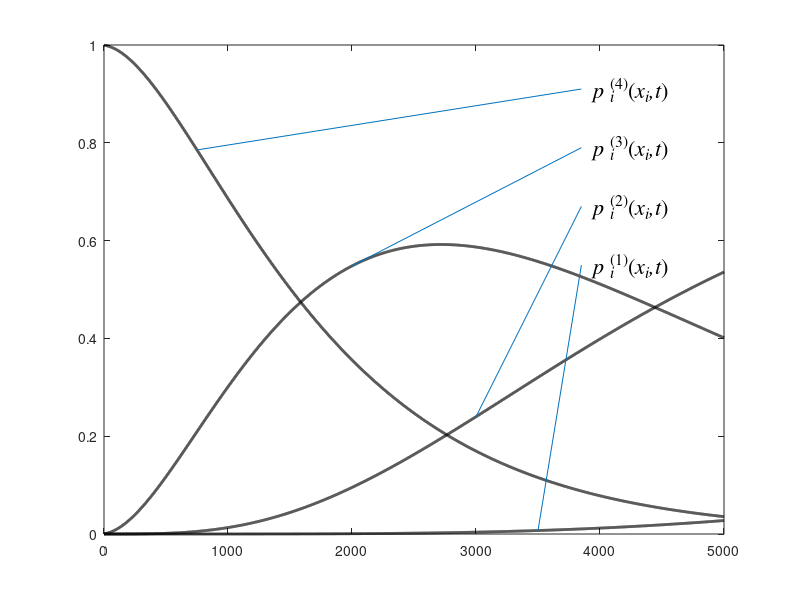
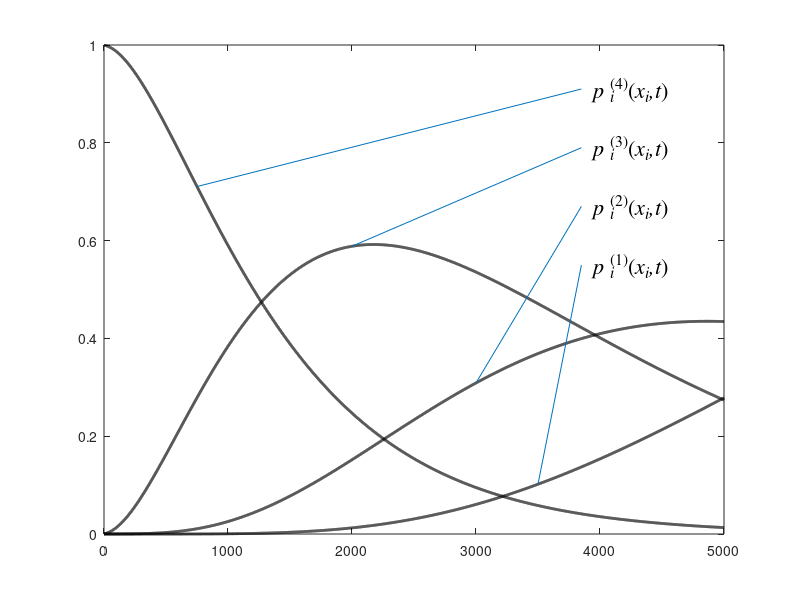
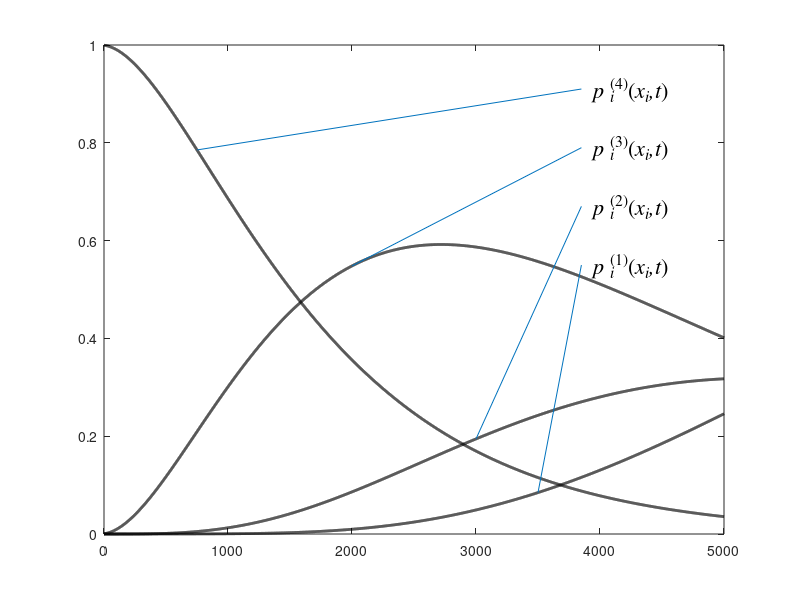
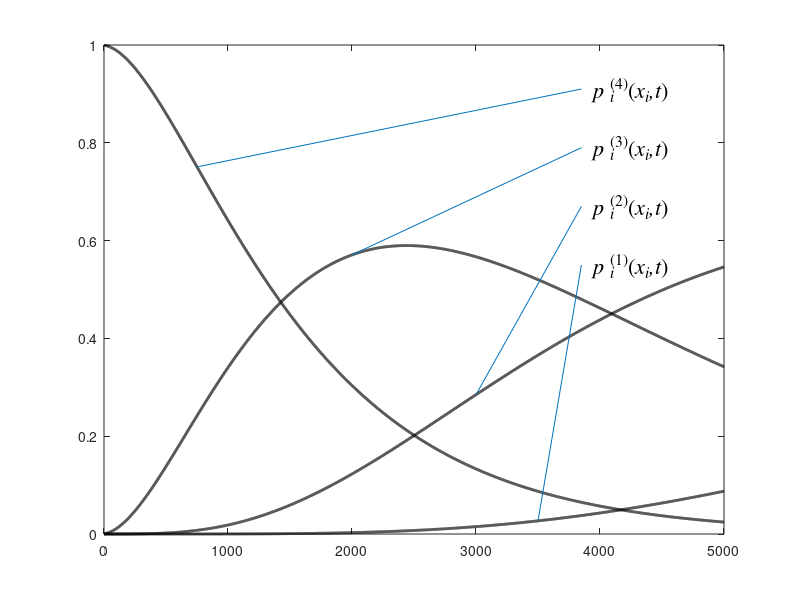

Source code (MATLAB) for these figures, in order:
% (1) Prepare your data
t = 0:0.5:5000;
%fn='Euclid';
fs=18;
fn='Times';
%fs=18;

%RD1 - x_i=(2,0,0)
p11 = 0.0195201* exp(-0.0016* t)-1.99965* exp(-0.0005* t)-0.18405* exp(-0.0012* t)+1+0.154413* exp(-0.0008* t)+1.31733* exp(-0.0004* t)-3.0359* exp(-0.0001* t)+2.30418* exp(-0.0002* t)+0.424159* exp(-0.0009* t);
p12 = 3.0359* exp(-0.0001* t)+1.99965* exp(-0.0005* t)-3.68101* exp(-0.0012* t)+0.936964* exp(-0.0016* t)-2.30418* exp(-0.0002* t)+5.70616* exp(-0.0008* t)-5.26933* exp(-0.0004* t)-0.424159* exp(-0.0009* t);
p13 = -5.47685e-11* exp(-0.0016* t)+3.952* exp(-0.0004* t)+3.86506* exp(-0.0012* t)-7.81658* exp(-0.0008* t);
p14 = 1.1736e-08* exp(-0.0012* t)+1.956* exp(-0.0008* t)-0.956484* exp(-0.0016* t);

%text(500, p14(find(t==500)), '\leftarrow{\it p_i}^{(4)}({\itt})','FontName','Times','Fontsize',28,'VerticalAlignment','middle','HorizontalAlignment','left');
%text(2500, p13(find(t==2500)), '{\it p_i}^{(3)}({\itt})','FontName','Times','Fontsize',28,'VerticalAlignment','bottom','HorizontalAlignment','left');
%text(3500, p12(find(t==3500)), '\leftarrow{\it p_i}^{(2)}({\itt})','FontName','Times','Fontsize',28,'VerticalAlignment','middle','HorizontalAlignment','left');
%text(2500, p11(find(t==2500)), '{\it p_i}^{(1)}({\itt})','FontName','Times','Fontsize',28,'VerticalAlignment','bottom','HorizontalAlignment','left');
P_1_1=[p11;p12;p13;p14]; myplot=plot(t,P_1_1,'-k','LineWidth',2); box on; axis([0.00000 5000.00 0.0 1.0]); grid off; 
%xlabel('\itt')

p_0=p11(find(t==3500));
s=strcat(' {\it p} _{\it{i}}^{(1)}({\itx_i,t})');
X=[3500, 3850]; Y=[p_0 , 0.550000];
text(3850, 0.550000,s,'Fontsize',16,'Fontname',fn); line(X,Y);
p_1=p12(find(t==3000));
s=strcat(' {\it p} _{\it{i}}^{(2)}({\itx_i,t})');
X=[3000, 3850]; Y=[p_1 , 0.670000];
text(3850, 0.670000,s,'Fontsize',16,'Fontname',fn); line(X,Y);
p_2=p13(find(t==2000));
s=strcat(' {\it p} _{\it{i}}^{(3)}({\itx_i,t})');
X=[2000, 3850]; Y=[p_2 , 0.790000];
text(3850, 0.790000,s,'Fontsize',16,'Fontname',fn); line(X,Y);
p_3=p14(find(t==750));
s=strcat(' {\it p} _{\it{i}}^{(4)}({\itx_i,t})');
X=[750, 3850]; Y=[p_3 , 0.910000];
text(3850, 0.910000,s,'Fontsize',16,'Fontname',fn); line(X,Y);

print -dmeta active_redundancy_version_2_0_0

%RD2 - x_i=(0,2,0)
p21 = -10.3068* exp(-0.0015* t)+10.7593* exp(-0.0014* t)-130.432* exp(-0.0009* t)+1+61.1692* exp(-0.001* t)+15.808* exp(-0.0005* t)-16.502* exp(-0.0004* t)+68.079* exp(-0.0008* t)+0.425104* exp(-0.002* t);
p22 = 16.502* exp(-0.0004* t)+130.432* exp(-0.0009* t)+6.44176* exp(-0.0015* t)+0.53138* exp(-0.002* t)-68.079* exp(-0.0008* t)-55.3086* exp(-0.001* t)-19.76* exp(-0.0005* t)-10.7593* exp(-0.0014* t);
p23 =  4.44089e-16* exp(-0.002* t)+3.952* exp(-0.0005* t)+3.86506* exp(-0.0015* t)-7.81658* exp(-0.001* t);
p24 =  -1.73728e-15* exp(-0.0015* t)+1.956* exp(-0.001* t)-0.956484* exp(-0.002* t);

%text(500, p24(find(t==500)), '\leftarrow{\it p_i}^{(4)}({\itt})','FontName','Times','Fontsize',28,'VerticalAlignment','middle','HorizontalAlignment','left');
%text(2500, p23(find(t==2500)), '{\it p_i}^{(3)}({\itt})','FontName','Times','Fontsize',28,'VerticalAlignment','bottom','HorizontalAlignment','left');
%text(3000, p22(find(t==3000)), '\leftarrow{\it p_i}^{(2)}({\itt})','FontName','Times','Fontsize',28,'VerticalAlignment','middle','HorizontalAlignment','left');
%text(4000, p21(find(t==4000)), '\leftarrow{\it p_i}^{(1)}({\itt})','FontName','Times','Fontsize',28,'VerticalAlignment','middle','HorizontalAlignment','left');

P_1_1=[p21;p22;p23;p24]; myplot=plot(t,P_1_1,'-k','LineWidth',2); box on; axis([0.00000 5000.00 0.0 1.0]); grid off; 
%xlabel('\itt')

p_0=p21(find(t==3500));
s=strcat(' {\it p} _{\it{i}}^{(1)}({\itx_i,t})');
X=[3500, 3850]; Y=[p_0 , 0.550000];
text(3850, 0.550000,s,'Fontsize',16,'Fontname',fn); line(X,Y);
p_1=p22(find(t==3000));
s=strcat(' {\it p} _{\it{i}}^{(2)}({\itx_i,t})');
X=[3000, 3850]; Y=[p_1 , 0.670000];
text(3850, 0.670000,s,'Fontsize',16,'Fontname',fn); line(X,Y);
p_2=p23(find(t==2000));
s=strcat(' {\it p} _{\it{i}}^{(3)}({\itx_i,t})');
X=[2000, 3850]; Y=[p_2 , 0.790000];
text(3850, 0.790000,s,'Fontsize',16,'Fontname',fn); line(X,Y);
p_3=p24(find(t==750));
s=strcat(' {\it p} _{\it{i}}^{(4)}({\itx_i,t})');
X=[750, 3850]; Y=[p_3 , 0.910000];
text(3850, 0.910000,s,'Fontsize',16,'Fontname',fn); line(X,Y);

print -dmeta active_redundancy_version_0_2_0

%RD3 - x_i=(0,0,2)
p31 = 32.2088* exp(-0.0012* t)-34.2659* exp(-0.0013* t)-207.697*exp(-0.0009* t)+1+94.3544* exp(-0.0008* t)-19.76* exp(-0.0004* t)+21.022* exp(-0.0005* t)+110.481* exp(-0.001* t)+2.6569* exp(-0.0016* t);
p32 = -21.022* exp(-0.0005* t)+207.697* exp(-0.0009* t)-36.0739*exp(-0.0012* t)-1.70042* exp(-0.0016* t)-110.481* exp(-0.001* t)-88.4938* exp(-0.0008* t)+15.808* exp(-0.0004* t)+34.2659* exp(-0.0013* t);
p33 =-8.88178e-16* exp(-0.0016* t)+3.952* exp(-0.0004* t)+3.86506* exp(-0.0012* t)-7.81658* exp(-0.0008* t); 
p34 =-1.73728e-15* exp(-0.0012* t)+1.956* exp(-0.0008* t)-0.956484*exp(-0.0016* t);

%text(500, p34(find(t==500)), '\leftarrow{\it p_i}^{(4)}({\itt})','FontName','Times','Fontsize',28,'VerticalAlignment','middle','HorizontalAlignment','left');
%text(2500, p33(find(t==2500)), '{\it p_i}^{(3)}({\itt})','FontName','Times','Fontsize',28,'VerticalAlignment','bottom','HorizontalAlignment','left');
%text(2500, p32(find(t==2500)), '{\it p_i}^{(2)}({\itt})\rightarrow','FontName','Times','Fontsize',28,'VerticalAlignment','middle','HorizontalAlignment','right');
%text(4000, p31(find(t==4000)), '\leftarrow{\it p_i}^{(1)}({\itt})','FontName','Times','Fontsize',28,'VerticalAlignment','middle','HorizontalAlignment','left');
P_1_1=[p31;p32;p33;p34]; myplot=plot(t,P_1_1,'-k','LineWidth',2); box on; axis([0.00000 5000.00 0.0 1.0]); grid off; 
%xlabel('\itt')

p_0=p31(find(t==3500));
s=strcat(' {\it p} _{\it{i}}^{(1)}({\itx_i,t})');
X=[3500, 3850]; Y=[p_0 , 0.550000];
text(3850, 0.550000,s,'Fontsize',16,'Fontname',fn); line(X,Y);
p_1=p32(find(t==3000));
s=strcat(' {\it p} _{\it{i}}^{(2)}({\itx_i,t})');
X=[3000, 3850]; Y=[p_1 , 0.670000];
text(3850, 0.670000,s,'Fontsize',16,'Fontname',fn); line(X,Y);
p_2=p33(find(t==2000));
s=strcat(' {\it p} _{\it{i}}^{(3)}({\itx_i,t})');
X=[2000, 3850]; Y=[p_2 , 0.790000];
text(3850, 0.790000,s,'Fontsize',16,'Fontname',fn); line(X,Y);
p_3=p34(find(t==750));
s=strcat(' {\it p} _{\it{i}}^{(4)}({\itx_i,t})');
X=[750, 3850]; Y=[p_3 , 0.910000];
text(3850, 0.910000,s,'Fontsize',16,'Fontname',fn); line(X,Y);

print -dmeta active_redundancy_version_0_0_2


%RD4 - x_i=(1,1,0)
p41 =-1.1043* exp(-0.0013* t)+5.2061* exp(-0.0009* t)-0.429451* exp(-0.0014* t) -11.9979* exp(-0.0006* t)+1-5.57437* exp(-0.0008* t)-7.59233* exp(-0.0004* t)-1.51795* exp(-0.0001* t)-0.652* exp(-0.001* t)+0.0910937* exp(-0.0018* t)+1.15278* exp(-0.0012* t)+0.989705* exp(-0.0011* t)+20.4286* exp(-0.0005* t)
p42 = -0.989705* exp(-0.0011* t)+11.9979* exp(-0.0006* t)-1.15278* exp(-0.0012* t)-1.30153* exp(-0.0009* t)-0.828226* exp(-0.0013* t)-22.4046* exp(-0.0005* t)+1.51795* exp(-0.0001* t)+6.55237* exp(-0.0008* t)+5.61633* exp(-0.0004* t)+1.63* exp(-0.001* t)+0.86539* exp(-0.0018* t)-1.50308* exp(-0.0014* t)
p43 =1.93253* exp(-0.0013* t)+1.976* exp(-0.0005* t)+1.93253* exp(-0.0014* t)-2.7384e-11* exp(-0.0018* t)-3.90458* exp(-0.0009* t)-1.956* exp(-0.0008* t)+1.976* exp(-0.0004* t)-1.956* exp(-0.001* t)
p44 =5.868e-09* exp(-0.0014* t)+0.978* exp(-0.0008* t)-8.68638e-16* exp(-0.0013* t)+0.978* exp(-0.001* t)-0.956484* exp(-0.0018* t)

P_1_1=[p41;p42;p43;p44]; myplot=plot(t,P_1_1,'-k','LineWidth',2); box on; axis([0.00000 5000.00 0.0 1.0]); grid off; 
%xlabel('\itt')

p_0=p41(find(t==3500));
s=strcat(' {\it p} _{\it{i}}^{(1)}({\itx_i,t})');
X=[3500, 3850]; Y=[p_0 , 0.550000];
text(3850, 0.550000,s,'Fontsize',16,'Fontname',fn); line(X,Y);
p_1=p42(find(t==3000));
s=strcat(' {\it p} _{\it{i}}^{(2)}({\itx_i,t})');
X=[3000, 3850]; Y=[p_1 , 0.670000];
text(3850, 0.670000,s,'Fontsize',16,'Fontname',fn); line(X,Y);
p_2=p43(find(t==2000));
s=strcat(' {\it p} _{\it{i}}^{(3)}({\itx_i,t})');
X=[2000, 3850]; Y=[p_2 , 0.790000];
text(3850, 0.790000,s,'Fontsize',16,'Fontname',fn); line(X,Y);
p_3=p44(find(t==750));
s=strcat(' {\it p} _{\it{i}}^{(4)}({\itx_i,t})');
X=[750, 3850]; Y=[p_3 , 0.910000];
text(3850, 0.910000,s,'Fontsize',16,'Fontname',fn); line(X,Y);

print -dmeta active_redundancy_version_1_1_0

%RD5 - x_i=(0,1,1)
p51 =-12.8835* exp(-0.0013* t)+13.4491* exp(-0.0012* t)-6.85317* exp(-0.0015* t)+1+82.4269* exp(-0.001* t)+18.415* exp(-0.0005* t)-18.131* exp(-0.0004* t)+79.8899* exp(-0.0008* t)+1.06276* exp(-0.0018* t)-164.818* exp(-0.0009* t)+6.44176* exp(-0.0014* t)
p52 =6.85317* exp(-0.0015* t)+168.722* exp(-0.0009* t)-8.37429* exp(-0.0014* t)+16.155* exp(-0.0004* t)+10.951* exp(-0.0013* t)-13.4491* exp(-0.0012* t)-81.4489* exp(-0.001* t)-20.391* exp(-0.0005* t)-78.9119* exp(-0.0008* t)-0.106276* exp(-0.0018* t)
p53 =1.93253* exp(-0.0014* t)+1.976* exp(-0.0004* t)+1.93253* exp(-0.0013* t)-2.22045e-16* exp(-0.0018* t)-3.90458* exp(-0.0009* t)-1.956* exp(-0.001* t)+1.976* exp(-0.0005* t)-1.956* exp(-0.0008* t)
p54 =-8.68638e-16* exp(-0.0013* t)+0.978* exp(-0.001* t)-8.68638e-16* exp(-0.0014* t)+0.978* exp(-0.0008* t)-0.956484* exp(-0.0018* t)

P_1_1=[p51;p52;p53;p54]; myplot=plot(t,P_1_1,'-k','LineWidth',2); box on; axis([0.00000 5000.00 0.0 1.0]); grid off; 
%xlabel('\itt')

p_0=p51(find(t==3700));
s=strcat(' {\it p} _{\it{i}}^{(1)}({\itx_i,t})');
X=[3700, 3850]; Y=[p_0 , 0.550000];
text(3850, 0.550000,s,'Fontsize',16,'Fontname',fn); line(X,Y);
p_1=p52(find(t==3000));
s=strcat(' {\it p} _{\it{i}}^{(2)}({\itx_i,t})');
X=[3000, 3850]; Y=[p_1 , 0.670000];
text(3850, 0.670000,s,'Fontsize',16,'Fontname',fn); line(X,Y);
p_2=p53(find(t==2000));
s=strcat(' {\it p} _{\it{i}}^{(3)}({\itx_i,t})');
X=[2000, 3850]; Y=[p_2 , 0.790000];
text(3850, 0.790000,s,'Fontsize',16,'Fontname',fn); line(X,Y);
p_3=p54(find(t==750));
s=strcat(' {\it p} _{\it{i}}^{(4)}({\itx_i,t})');
X=[750, 3850]; Y=[p_3 , 0.910000];
text(3850, 0.910000,s,'Fontsize',16,'Fontname',fn); line(X,Y);

print -dmeta active_redundancy_version_0_1_1

%RD6 - x_i=(1,0,1)
p61 =25.5084* exp(-0.0005* t)+0.227734* exp(-0.0016* t)+6.92325* exp(-0.0009* t)+1-8.27734* exp(-0.0008* t)-9.22133* exp(-0.0004* t)-1.51795* exp(-0.0001* t)-15.9552* exp(-0.0006* t)-1.46854* exp(-0.0013* t)+0.30675* exp(-0.0012* t)+2.47426* exp(-0.0009* t)
p62 =1.51795* exp(-0.0001* t)-2.47426* exp(-0.0009* t)+1.46854* exp(-0.0013* t)-6.92325* exp(-0.0009* t)-4.17181* exp(-0.0012* t)+15.9552* exp(-0.0006* t)+14.1379* exp(-0.0008* t)+5.26933* exp(-0.0004* t)-25.5084* exp(-0.0005* t)+0.72875* exp(-0.0016* t)
p63 =-2.73847e-11* exp(-0.0016* t)+3.952* exp(-0.0004* t)+3.86506* exp(-0.0012* t)-7.81658* exp(-0.0008* t)
p64 =5.868e-09* exp(-0.0012* t)+1.956* exp(-0.0008* t)-0.956484* exp(-0.0016* t)

P_1_1=[p61;p62;p63;p64]; myplot=plot(t,P_1_1,'-k','LineWidth',2); box on; axis([0.00000 5000.00 0.0 1.0]); grid off; 
%xlabel('\itt')

p_0=p61(find(t==3500));
s=strcat(' {\it p} _{\it{i}}^{(1)}({\itx_i,t})');
X=[3500, 3850]; Y=[p_0 , 0.550000];
text(3850, 0.550000,s,'Fontsize',16,'Fontname',fn); line(X,Y);
p_1=p62(find(t==3000));
s=strcat(' {\it p} _{\it{i}}^{(2)}({\itx_i,t})');
X=[3000, 3850]; Y=[p_1 , 0.670000];
text(3850, 0.670000,s,'Fontsize',16,'Fontname',fn); line(X,Y);
p_2=p63(find(t==2000));
s=strcat(' {\it p} _{\it{i}}^{(3)}({\itx_i,t})');
X=[2000, 3850]; Y=[p_2 , 0.790000];
text(3850, 0.790000,s,'Fontsize',16,'Fontname',fn); line(X,Y);
p_3=p64(find(t==750));
s=strcat(' {\it p} _{\it{i}}^{(4)}({\itx_i,t})');
X=[750, 3850]; Y=[p_3 , 0.910000];
text(3850, 0.910000,s,'Fontsize',16,'Fontname',fn); line(X,Y);

print -dmeta active_redundancy_version_1_0_1

% version_4
%text(500, p44(find(t==500)), '\leftarrow{\it p_i}^{(4)}({\itt})','FontName','Times','Fontsize',28,'VerticalAlignment','middle','HorizontalAlignment','left');
%text(2500, p43(find(t==2500)), '{\it p_i}^{(3)}({\itt})','FontName','Times','Fontsize',28,'VerticalAlignment','bottom','HorizontalAlignment','left');
%text(3500, p42(find(t==3500)), '\leftarrow{\it p_i}^{(2)}({\itt})','FontName','Times','Fontsize',28,'VerticalAlignment','middle','HorizontalAlignment','left');
%text(2500, p41(find(t==2500)), '{\it p_i}^{(1)}({\itt})','FontName','Times','Fontsize',28,'VerticalAlignment','bottom','HorizontalAlignment','left');

% version_5
%text(500, p54(find(t==500)), '\leftarrow{\it p_i}^{(4)}({\itt})','FontName','Times','Fontsize',28,'VerticalAlignment','middle','HorizontalAlignment','left');
%text(2500, p53(find(t==2500)), '{\it p_i}^{(3)}({\itt})','FontName','Times','Fontsize',28,'VerticalAlignment','bottom','HorizontalAlignment','left');
%text(3500, p52(find(t==3500)), '\leftarrow{\it p_i}^{(2)}({\itt})','FontName','Times','Fontsize',28,'VerticalAlignment','middle','HorizontalAlignment','left');
%text(4000, p51(find(t==4000)), '\leftarrow{\it p_i}^{(1)}({\itt})','FontName','Times','Fontsize',28,'VerticalAlignment','middle','HorizontalAlignment','left');

% version_6
%text(500, p64(find(t==500)), '\leftarrow{\it p_i}^{(4)}({\itt})','FontName','Times','Fontsize',28,'VerticalAlignment','middle','HorizontalAlignment','left');
%text(2500, p63(find(t==2500)), '{\it p_i}^{(3)}({\itt})','FontName','Times','Fontsize',28,'VerticalAlignment','bottom','HorizontalAlignment','left');
%text(3500, p62(find(t==3500)), '\leftarrow{\it p_i}^{(2)}({\itt})','FontName','Times','Fontsize',28,'VerticalAlignment','middle','HorizontalAlignment','left');
%text(2500, p31(find(t==2500)), '{\itp_i}^{(1)}({\itt})','FontName','Times','Fontsize',28,'VerticalAlignment','bottom','HorizontalAlignment','left');